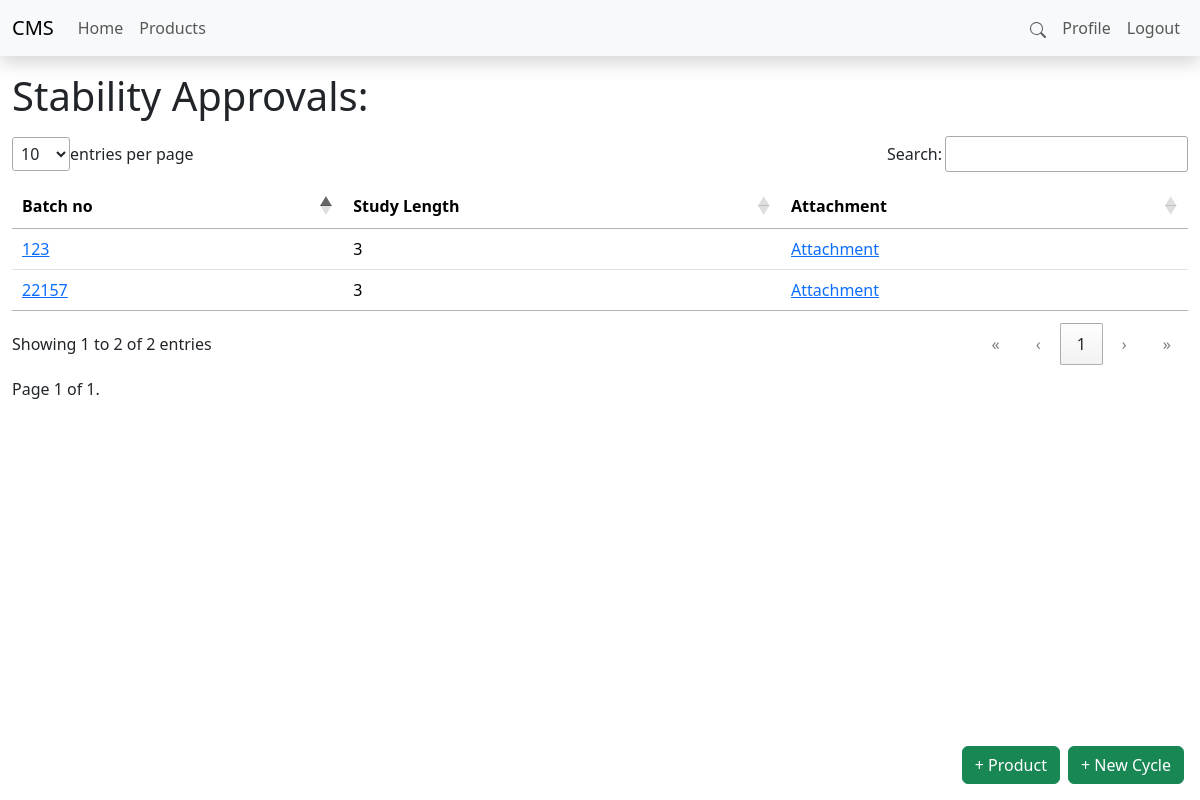
/products/3/stabilityApproval/ (signed in), run on the app's committed database.
### products/models.py (models this page shows, shortened)
class StabilityApproval(models.Model):
    batch_no = models.CharField(max_length=100)
    physical_character = models.CharField(max_length=400)
    pack = models.CharField(max_length=400)
    study_length = models.IntegerField(choices=[
        (3,"3 Months"),
        (6,"6 Months"),
        (12,"12 Months"),
        (18,"18 Months"),
        (24,"24 Months"),
        (36,"36 Months"),
    ],default=3)
    attachment = models.FileField(upload_to=upload_to)
    product = models.ForeignKey(Product,on_delete=models.CASCADE)

### products/views.py (the view)
# urls.py: path('<pk>/stabilityApproval/',ListStabilityApproval.as_view(),name="list_stabilityapproval"),
class ListStabilityApproval(ListView):
    model = StabilityApproval
    context_object_name = "stability_approvals"
    paginate_by = 200
    template_name = "./product/stability_approval/index.html"
    def get_queryset(self):
        query = self.request.GET.get('q')
        if query:
            return StabilityApproval.objects.filter(
                Q(batch_no__icontains=query) |
                Q(study_length__icontains=query)
            )
        else:
            return StabilityApproval.objects.filter(product__pk=self.kwargs["pk"])

### Templates/Product/stability_approval/index.html (shortened to what this page needs)
{% extends "../../__layout__.html" %}
{% load static %}
{% block styles %}
<link rel="stylesheet" href="{% static './css/datatable.min.css' %}">
{% endblock styles %}
{% block navbarlinksright %}
<li class="nav-item"><a href="#search" class="nav-link">
    <svg xmlns="http://www.w3.org/2000/svg" width="16" height="16" fill="currentColor" class="bi bi-search" viewBox="0 0 16 16">
        <path d="M11.742 10.344a6.5 6.5 0 1 0-1.397 1.398h-.001q.044.06.098.115l3.85 3.85a1 1 0 0 0 1.415-1.414l-3.85-3.85a1 1 0 0 0-.115-.1zM12 6.5a5.5 5.5 0 1 1-11 0 5.5 5.5 0 0 1 11 0"/>
      </svg>
</a></li>
{% endblock navbarlinksright %}
{% block content %}
<div class="container-fluid">
    <h1 class="my-3">Stability Approvals: </h1>
    <table id="stabilityApprovalTable" class="table" style="width:100%">
        <thead>
            <tr>
                <th class="text-start">Batch no</th>
                <th class="text-start">Study Length</th>
                <th class="text-start">Attachment</th>
            </tr>
        </thead>
        <tbody>
        {% for stability_approval in stability_approvals %}
            <tr>
                <td class="text-start">
                    <a href="{% url 'product:detail_stabilityapproval' pk=stability_approval.product.pk sa_pk=stability_approval.pk %}">
                    {{ stability_approval.batch_no }}
                    </a>
                </td>
                <td class="text-start">{{ stability_approval.study_length }}</td>
                <td class="text-start"><a target="_blank" href="/media/{{ stability_approval.attachment }}">Attachment</a></td>
            </tr>
            {% empty %}
            <td>No Stability Approvals</td>
            <td></td>
            <td></td>
            <td></td>
            {% endfor %}
        </tbody>
    </table>
    <div class="pagination">
        <span class="step-links">
            <span class="current">
                Page {{ page_obj.number }} of {{ page_obj.paginator.num_pages }}.
            </span>
        </span>
    </div>
</div>
{% include "../../bits/creation_footer.html" %}
{% endblock %}

### Static/css/main.css (style rules this page uses)
* { overflow-wrap: break-word !important; }

### data on the page
StabilityApproval: batch_no "22157", study_length "3"
StabilityApproval: batch_no "123", study_length "3"

### other printed values
{{ page_obj.number }} "1"
{{ page_obj.paginator.num_pages }} "1"
